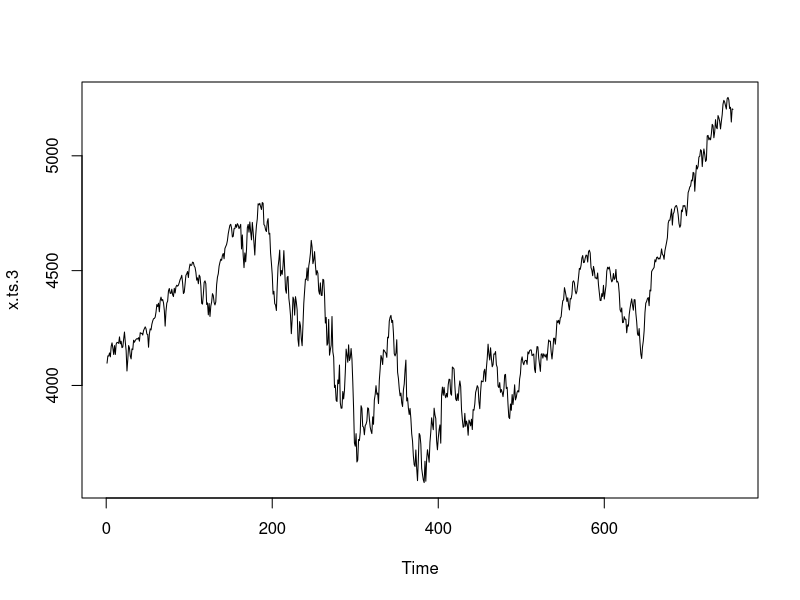
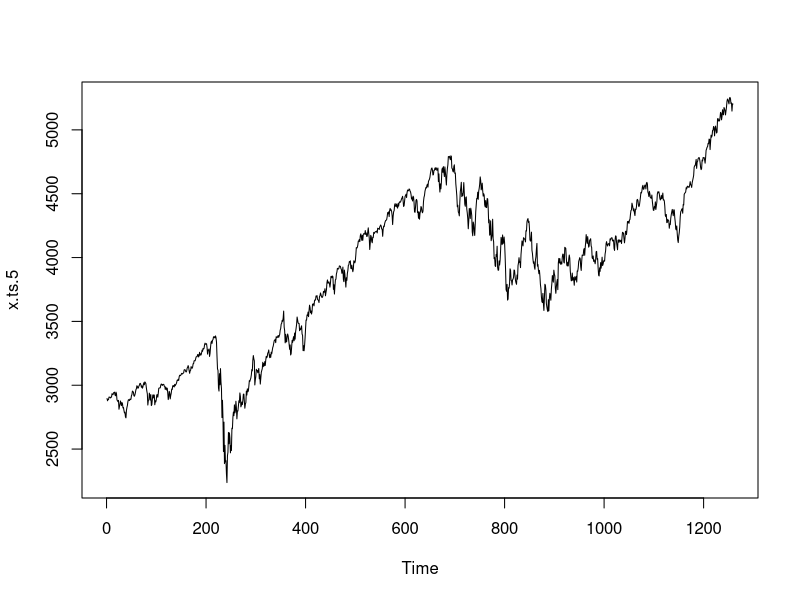

The R script that drew these images, in order:
## ---- chunk 1
knitr::opts_chunk$set(echo = TRUE)
## ---- chunk 2
df_three <- read.table("./data-three_years.txt")
df_five <- read.table("./data-five_years.txt")
df_three$V1 = as.Date(df_three$V1)
df_five$V1 = as.Date(df_five$V1)
head(df_three)
head(df_five)
x.ts.3 = ts(df_three$V2)
x.ts.5 = ts(df_five$V2)
plot(x.ts.3)
plot(x.ts.5)
